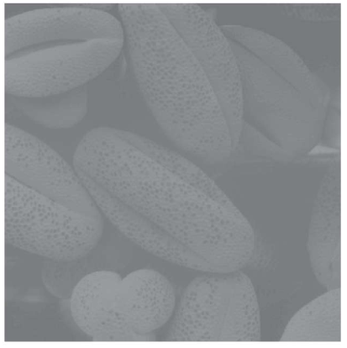
#> input picture Codes/4-1/CSE 4106 DIP/cell_image.png, 347 x 348 px, shrunk from 413 x 414 before the run, found by its file name
$ jupyter execute DIP_LAB_FINAL_1703018.ipynb
#> lines starting #> are read from the running program, lines starting #| are printed output that depends on the picture
[cell 1]
import cv2
import numpy as np
from google.colab.patches import cv2_imshow
import matplotlib.pyplot as plt
from matplotlib.pyplot import figure

[cell 2]
def subplot_imgs(output, titles):
  figure(figsize=(20, 20), dpi = 80)
  l = len(output)
  for i in range(l):
    plt.subplot(1, l, i+1)
    plt.imshow(cv2.cvtColor(output[i], cv2.COLOR_BGR2RGB))
    plt.title(titles[i])
    plt.xticks([])
    plt.yticks([])
  plt.show()

# Answer to the question no 1

[cell 3]
cell_img = cv2.imread('/content/cell_image.png', 0)
#> cell_img: shape (348, 347); min 110, max 255, mean 142

def pixelVal(px, r1, s1, r2, s2):
  if (0 <= px and px <= r1):
    return (s1 / r1) * px
  elif (r1 < px and px <= r2):
    return ((s2 - s1) / (r2 - r1)) * (px - r1) + s1
  else:
    return ((255 - s2) / (255 - r2)) * (px - r2) + s2

def contrast_stretching(img, r1, s1, r2, s2):
  pixelVal_vec = np.vectorize(pixelVal)
  contrast_stretched = pixelVal_vec(img, r1, s1, r2, s2)
  return contrast_stretched

equ = cv2.equalizeHist(cell_img) # Histogram Equalization
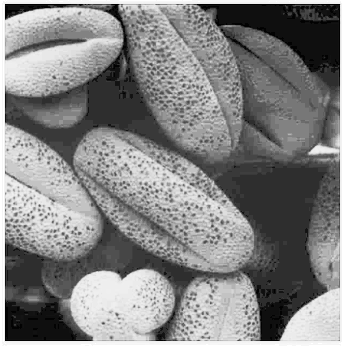
#> equ: shape (348, 347); min 0, max 255, mean 132.3

r1 = 135
s1 = 0
r2 = 137
s2 = 255
cs = contrast_stretching(cell_img, r1, s1, r2, s2) # Contrast Stretching
#> in contrast_stretching, `contrast_stretched = pixelVal_vec(img, r1, s1, r2, s2)`:
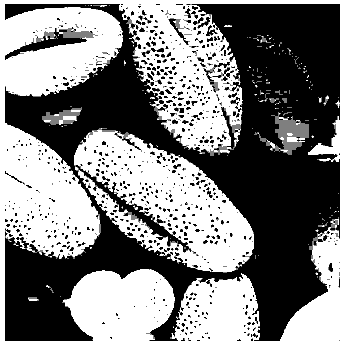
#> contrast_stretched: shape (348, 347) float64; min 0, max 255, mean 130.5

[cell 4]
print('Answer1:\n')
print('\t\tInput Image', '\t\t\t\t\tOutput Image', '\t\t\t\tOutput Image\n')
res = np.hstack((cell_img, cs, equ))
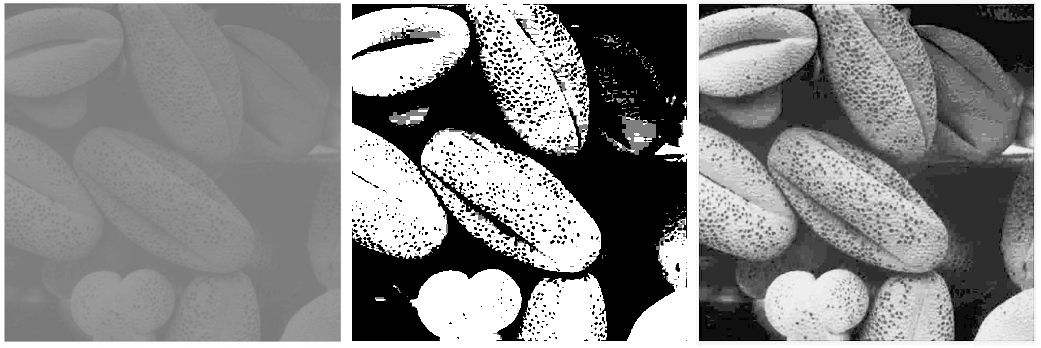
#> res: shape (348, 1041) float64; min 0, max 255, mean 135
cv2_imshow(res)

# Answer to the question no 3

[cell 5]
img = cv2.imread('/content/labfinal.png')
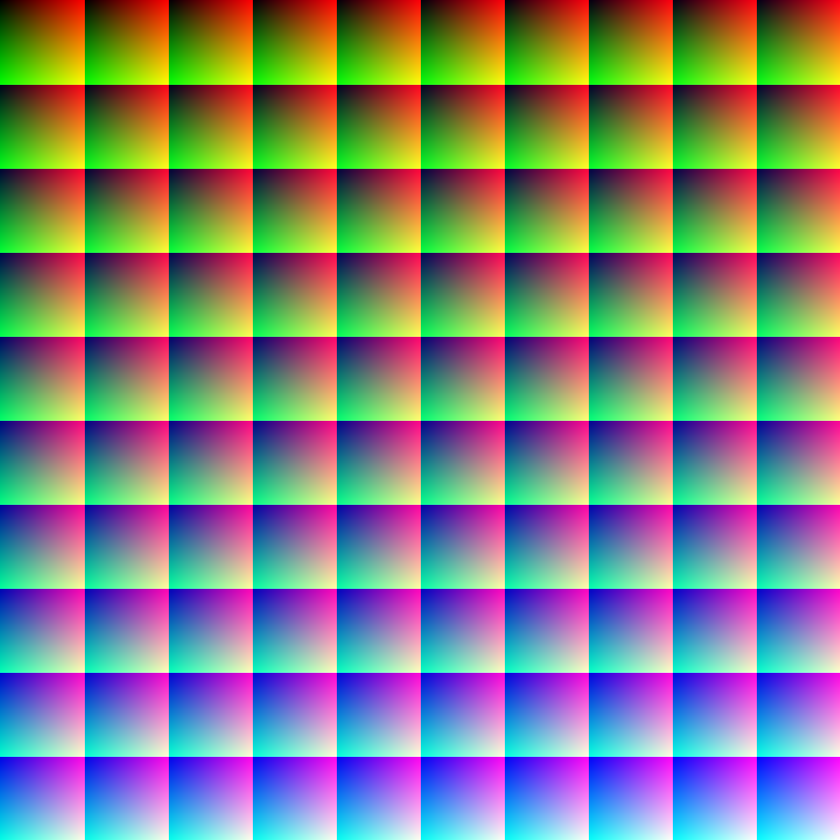
#> input picture Codes/4-1/CSE 4106 DIP/labfinal.png, 840 x 840 px, shrunk from 1000 x 1000 before the run, found by its file name
#> img is the input picture: shape (840, 840, 3); mean B, G, R 126.2, 128.6, 128.6
#cv2_imshow(img)

a

[cell 6]
(b, g, r) = cv2.split(img)
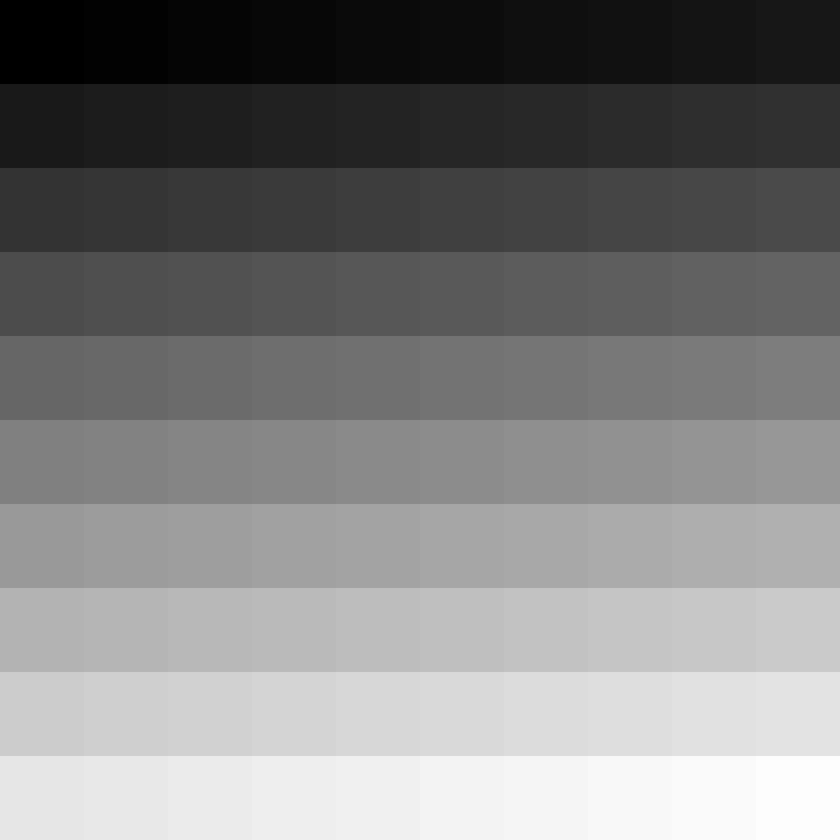
#> b: shape (840, 840); min 0, max 253, mean 126.2
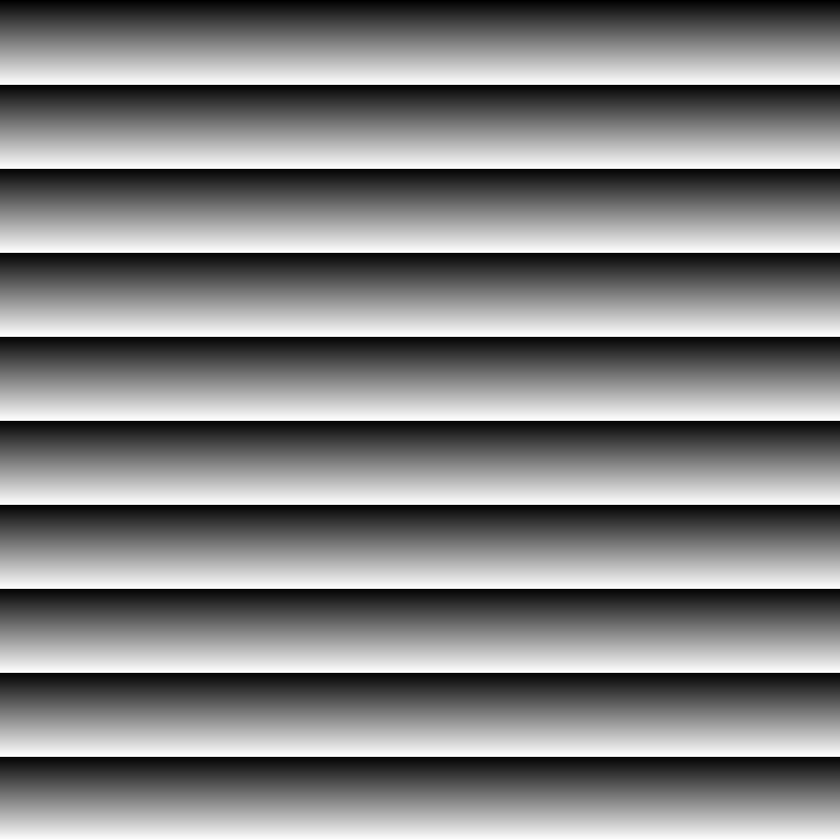
#> g: shape (840, 840); min 0, max 255, mean 128.6
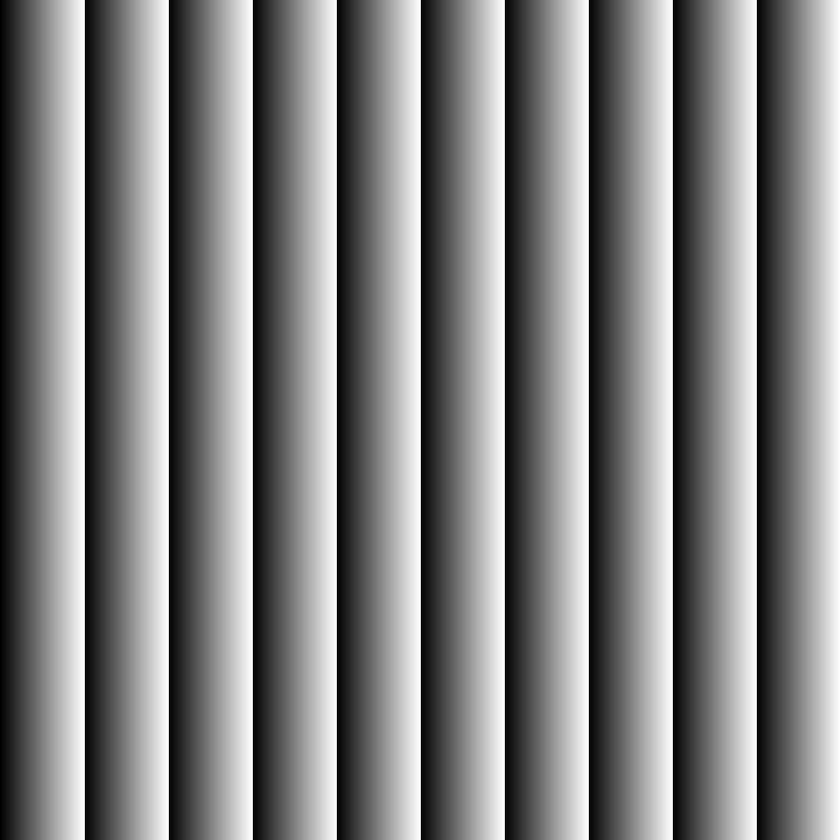
#> r: shape (840, 840); min 0, max 255, mean 128.6
print('red: ', r)
#> (printed output is left out)
print('green: ', g)
#> (printed output is left out)
print('blue: ', b)
#> (printed output is left out)

b

[cell 7]
(b, g, r) = cv2.split(img)

output = [r, g, b]
titles = ['Red', 'Green', 'Blue']
subplot_imgs(output, titles)
#> in subplot_imgs, `l = len(output)`: l = 3
#> in subplot_imgs, `plt.show()`:
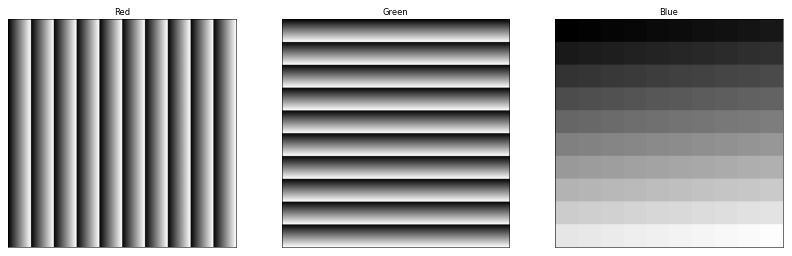
#> figure drawn by matplotlib, 3 panels

c

[cell 8]
h, w = img.shape[:2]
#> h = 840; w = 840
odd = []
even = []
for i in range(0, h):
  for j in range(0, w):
    if i % 2 == 0:
      even.append(img[i, j])
    else:
      odd.append(img[i, j])
#> after the loop, even = 352800 items; odd = 352800 items

d

[cell 9]
gray = cv2.cvtColor(img, cv2.COLOR_BGR2GRAY) # convert to grayscale
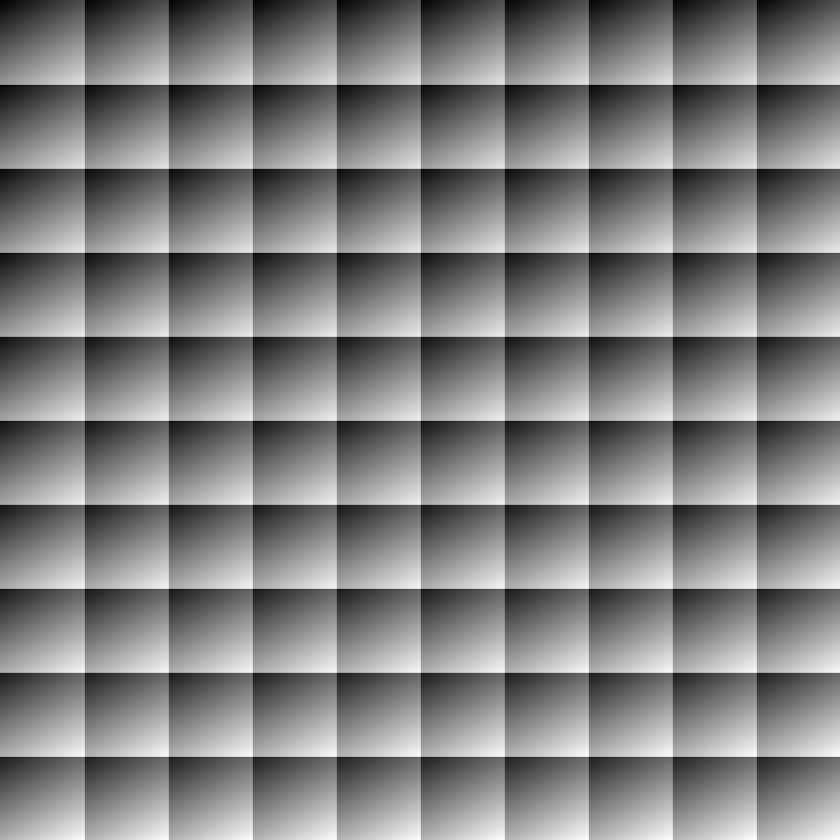
#> gray: shape (840, 840); min 0, max 253, mean 128.3
cv2_imshow(gray)
print('original: ', img.shape)
#| original:  (840, 840, 3)
print('gray: ', gray.shape)
#| gray:  (840, 840)

e

[cell 10]
img = cv2.imread('/content/labfinal.png', 0)
#> img: shape (840, 840); min 0, max 253, mean 127.8
#hist = cv2.calcHist([img],[0],None,[256],[0,256])
plt.hist(img.ravel(),256,[0,256]); plt.show()
#> after `plt.hist(img.ravel(), 256, [0, 256])`:
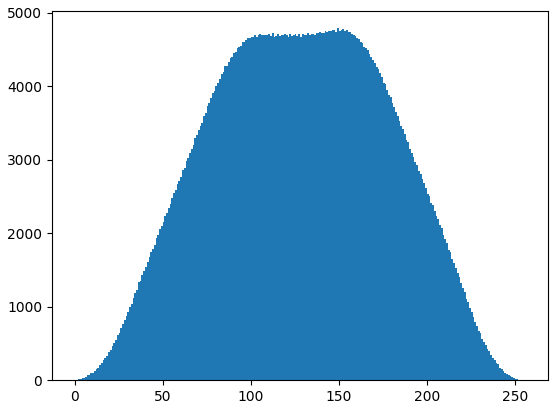
#> figure drawn by matplotlib, 1 panel; tallest bar 4789 high, from x = 149 to 150
#plt.hist(hist)
plt.show()
